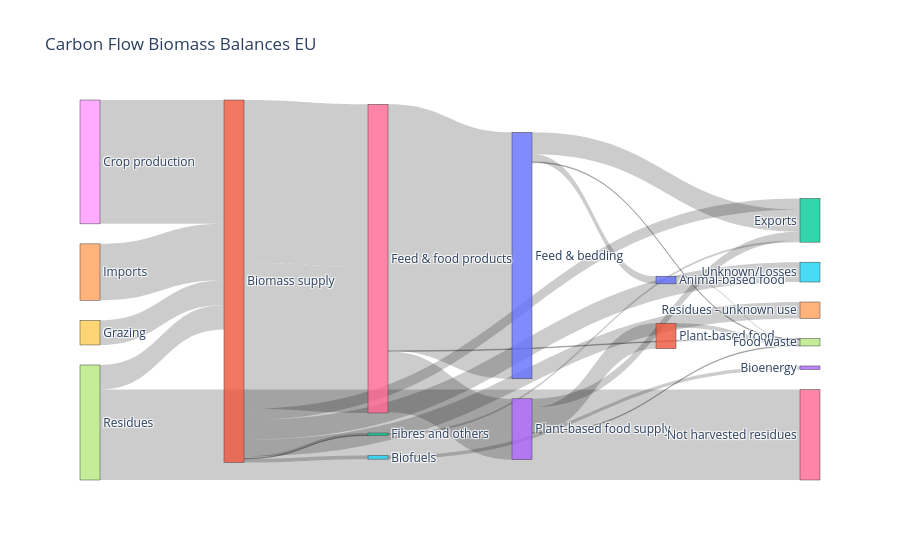

The cell this chart's notebook holds for it:
### Code cell
# Load the CSV
df_biomass_2022 = pd.read_csv("/Users/charlottewestenberg/Thesis/00data/from_excel/biomass_uses_and_flows_2022_2.csv")

# Create list of unique nodes
nodes = list(pd.concat([df_biomass_2022["Source"], df_biomass_2022["Target"]]).unique())

# Create dictionary mapping node name -> index
node_dict = {name: i for i, name in enumerate(nodes)}

# Map names to numeric IDs
df_biomass_2022["source_id"] = df_biomass_2022["Source"].map(node_dict)
df_biomass_2022["target_id"] = df_biomass_2022["Target"].map(node_dict)

# Create Sankey
fig = go.Figure(data=[go.Sankey(
    
    node=dict(
        label=nodes,
        pad=20,
        thickness=20
    ),
    
    link=dict(
        source=df_biomass_2022["source_id"],
        target=df_biomass_2022["target_id"],
        value=df_biomass_2022["Value C (TONNES)"]
    )

)])

fig.update_layout(title_text="Carbon Flow Biomass Balances EU")

fig.show()

### Figure 1 — Plotly figure (JSON) as saved in the notebook; plotly's stock layout.template omitted (floating-point values rounded to 4 significant figures)
{"data": [{"link": {"source": [0, 1, 0, 0, 2, 3, 4, 4, 5, 6, 6, 6, 6, 1, 1, 7, 3, 8, 9, 7, 1, 1, 1, 1, 1, 0, 6, 3, 10, 11], "target": [10, 12, 12, 12, 12, 12, 1, 1, 13, 0, 0, 3, 3, 14, 15, 16, 11, 1, 1, 1, 5, 6, 6, 2, 2, 17, 17, 17, 17, 17], "value": [13820000.0, 20380000.0, 27240000.0, 12290000.0, 3674000.0, 15550000.0, 78990000.0, 23160000.0, 6483000.0, 230400000.0, 215500000.0, 62890000.0, 47340000.0, 29800000.0, 35890000.0, 163700000.0, 46090000.0, 224100000.0, 44620000.0, 44480000.0, 6483000.0, 294600000.0, 264100000.0, 4095000.0, 567300.0, 1369000.0, 1245000.0, 1253000.0, 1947000.0, 7731000.0]}, "node": {"label": ["Feed & bedding", "Biomass supply", "Fibres and others", "Plant-based food supply", "Imports", "Biofuels", "Feed & food products", "Residues", "Crop production", "Grazing", "Animal-based food", "Plant-based food", "Exports", "Bioenergy", "Residues - unknown use", "Unknown/Losses", "Not harvested residues", "Food waste"], "pad": 20, "thickness": 20}, "type": "sankey"}], "layout": {"title": {"text": "Carbon Flow Biomass Balances EU"}}}
